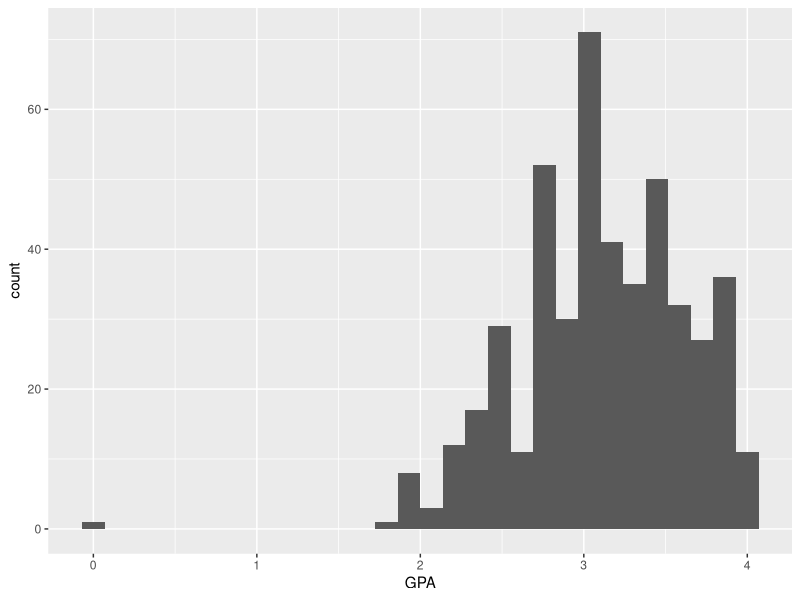
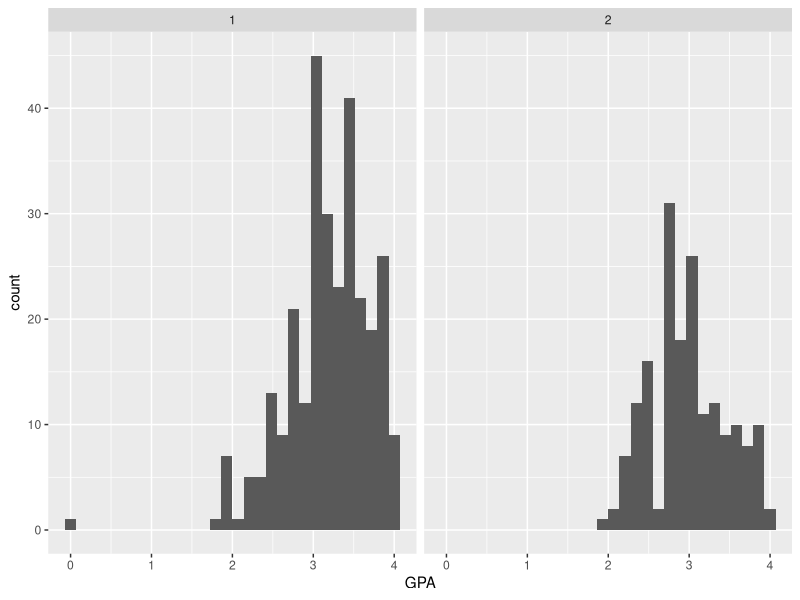
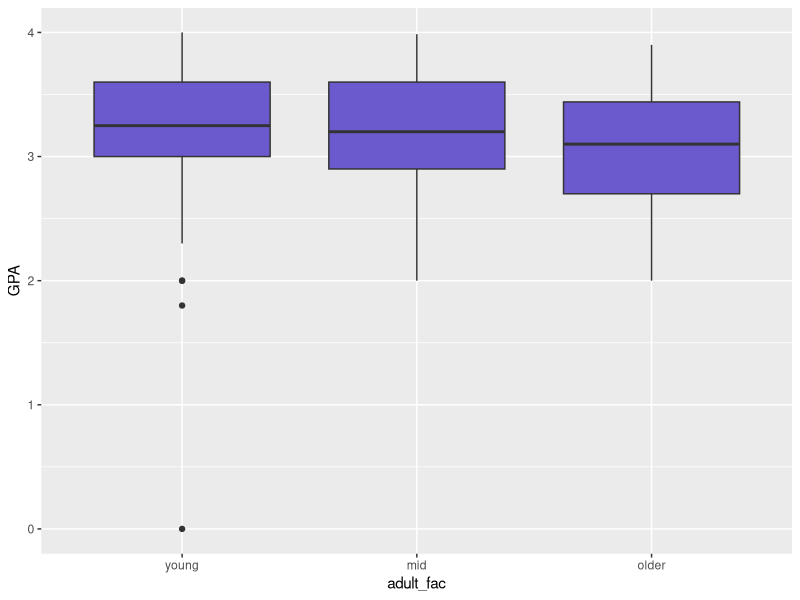

The R source for these figures, in order:
## ---- chunk 1
#| echo: TRUE
# install.packages("tidyverse", "car")
library(tidyverse)
## ---- chunk 2
#| echo: TRUE
students <- read_csv("data/cassady_finch_bolin.csv")
head(students, 4)
## ---- chunk 3
summary(students)
## ---- chunk 4
students |> 
  filter(GPA > 5) 
## ---- chunk 5
students_clean <- students |> 
  mutate(GPA = if_else(GPA > 5, 3.02, GPA))
## ---- chunk 6
students_clean |> 
  filter(GPA > 5) 
## ---- chunk 7
students_clean |> 
  ggplot(aes(x = GPA)) + geom_histogram() 
## ---- chunk 8
model_gpa_anxiety <- lm(GPA ~ CTA.tot + BStotal, data = students_clean)
summary(model_gpa_anxiety)
## ---- chunk 9
options(scipen = 999)
## ---- chunk 10
summary(model_gpa_anxiety)
## ---- chunk 11
model_gpa_anxiety2 <- lm(GPA ~ CTA.tot + BStotal + CTA.tot:BStotal, 
                         data = students_clean)
summary(model_gpa_anxiety2)
## ---- chunk 12
anova(model_gpa_anxiety, model_gpa_anxiety2)
## ---- chunk 13
students_clean |> 
  ggplot(aes(x = GPA)) + geom_histogram() + 
  facet_wrap(~ Gender)
## ---- chunk 14
str(students_clean)
## ---- chunk 15
unique(students_clean$Gender)
## ---- chunk 16
model_gpa_anxiety_gender <- lm(GPA ~ CTA.tot + BStotal + Gender, 
                               data = students_clean)
## ---- chunk 17
summary(model_gpa_anxiety_gender)
## ---- chunk 18
students_clean$gender_factor <- factor(students_clean$Gender, 
                                 levels = c(1, 2), 
                                 labels = c("Female", "Male"))
## ---- chunk 19
levels(students_clean$gender_factor)
## ---- chunk 20
fct_count(students_clean$gender_factor)
## ---- chunk 21
model_gpa_anxiety_gender2 <- lm(GPA ~ CTA.tot + BStotal + gender_factor, 
                               data = students_clean)
summary(model_gpa_anxiety_gender2)
## ---- chunk 22
students_clean <- students_clean |> 
  mutate(adult_group = case_when(
    Age <= 19 ~ "young",
    Age > 19 & Age <= 21 ~ "mid",
    Age > 21 ~ "older"))

# How many of each?
count(students_clean,adult_group)
## ---- chunk 23
str(students_clean$adult_group)
## ---- chunk 24
GPA_adult <- lm(GPA ~ adult_group, data = students_clean)
summary(GPA_adult)
## ---- chunk 25
GPA_adult$coefficients
## ---- chunk 26
students_clean$adult_fac <- factor(students_clean$adult_group, 
                             levels = c("young", "mid", "older"))
## ---- chunk 27
levels(students_clean$adult_fac)
## ---- chunk 28
GPA_adult2 <- lm(GPA ~ adult_fac, data = students_clean)
summary(GPA_adult2)
## ---- chunk 29
students_clean |> 
  filter(GPA <= 4) |> 
  drop_na() |> 
  ggplot(aes(x = adult_fac, y = GPA)) + geom_boxplot(fill = "slateblue")
## ---- chunk 30
summary(gss_cat)
